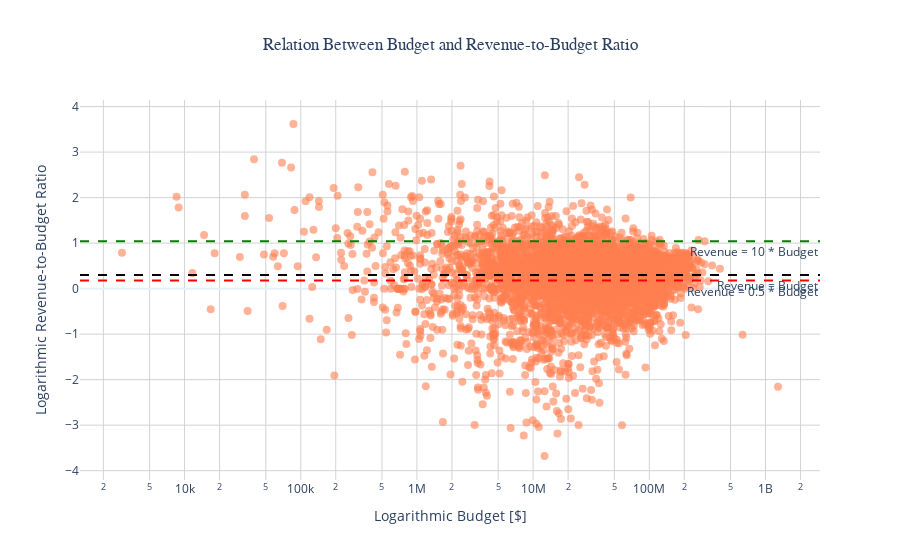

Notebook code for this chart:
### Code cell
plot_revenue_to_budget_ratio(df_budget)

### Figure 1 — Plotly figure (JSON) as saved in the notebook; plotly's stock layout.template omitted (floating-point values rounded to 4 significant figures; data arrays with more than 128 entries replaced by an {"elided": "..."} marker saying what was removed)
{"data": [{"marker": {"color": "coral", "opacity": 0.6, "size": 8}, "mode": "markers", "name": "Movies", "text": {"elided": "4406 str values"}, "type": "scatter", "x": {"elided": "4406 float values"}, "y": {"elided": "4406 float values"}}], "layout": {"annotations": [{"showarrow": false, "text": "Revenue = Budget", "x": 1, "xanchor": "right", "xref": "x domain", "y": 0.301, "yanchor": "top", "yref": "y"}, {"showarrow": false, "text": "Revenue = 0.5 * Budget", "x": 1, "xanchor": "right", "xref": "x domain", "y": 0.1761, "yanchor": "top", "yref": "y"}, {"showarrow": false, "text": "Revenue = 10 * Budget", "x": 1, "xanchor": "right", "xref": "x domain", "y": 1.041, "yanchor": "top", "yref": "y"}], "shapes": [{"line": {"color": "black", "dash": "dash", "width": 2}, "type": "line", "x0": 0, "x1": 1, "xref": "x domain", "y0": 0.301, "y1": 0.301, "yref": "y"}, {"line": {"color": "red", "dash": "dash", "width": 2}, "type": "line", "x0": 0, "x1": 1, "xref": "x domain", "y0": 0.1761, "y1": 0.1761, "yref": "y"}, {"line": {"color": "green", "dash": "dash", "width": 2}, "type": "line", "x0": 0, "x1": 1, "xref": "x domain", "y0": 1.041, "y1": 1.041, "yref": "y"}], "title": {"font": {"family": "Arial"}, "text": "Relation Between Budget and Revenue-to-Budget Ratio", "x": 0.5}, "xaxis": {"gridcolor": "lightgray", "showgrid": true, "title": {"text": "Logarithmic Budget [$]"}, "type": "log"}, "yaxis": {"gridcolor": "lightgray", "showgrid": true, "title": {"text": "Logarithmic Revenue-to-Budget Ratio"}}}}
